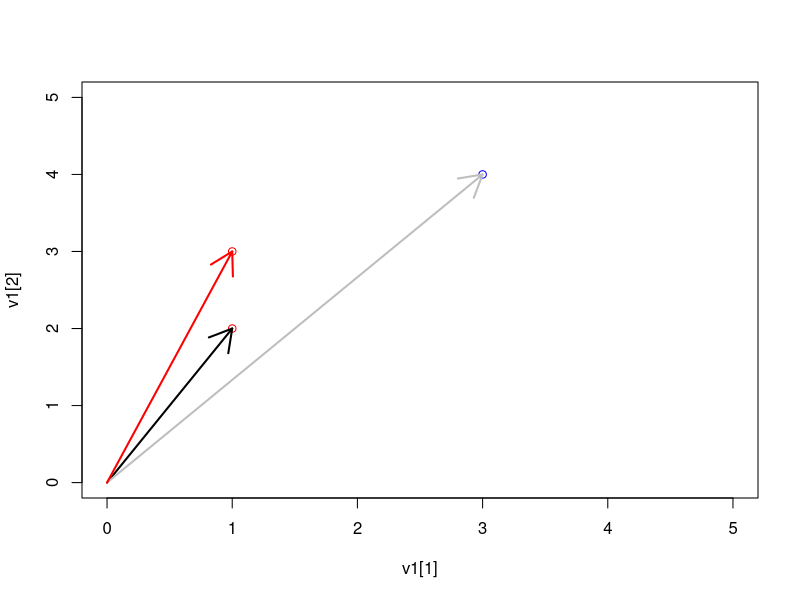

Generate this figure with R: (Note: this script raises an error after producing the figure.)
#seq() and rep() can create vectors
#v10=seq(#from=1,#to=10,#by=0.1)
#rep(#number,#times to repeat)
#Lab 1 Intro Scalar Vectors and Matrices
#1 Create a 3x4 Matrix A and fill it row wise with the numbers 1-12, what is
#a24
A=matrix(1:12,nrow = 3, ncol=4,byrow=TRUE)
A[2,4] #is 11
#rbind() can create matrix , rbind(v1,v2) v1 is row 1 and v2 row 2
#cbind() can also create matrix same as rbind but columns instead

#2 create two 1x2 vectors,v1 and v2 with numeric entries of your choice plot v1 and v2
#on the same coordinate plane.
v1=c(1,2)
v2=c(3,4)
plot(v1[1],v1[2],type='p',col='red', xlim=c(0,5),ylim=c(0,5))
arrows(x0=0,y0=0,x1=v1[1],y1=v1[2], lwd=2)
points(v2[1],v2[2],type='p',col='blue')
arrows(x0=0,y0=0,x1=v2[1],y1=v2[2], lwd=2,col='grey')

#Now add 3 to the second entry in v1 and re-plot. Describe
#the position of the new vector in 2-pace relative to v1
v1=c(1,3)
points(v1[1],v1[2],type='p',col='red')
arrows(x0=0,y0=0,x1=v1[1],y1=v1[2], lwd=2,col='red')

#create 1x3 vecotr,v3,with numeric entries of your choice. Plot v3 in -3space
v3=c(1,5,8)
#install.packages(('plot3D'))
#library(plot3D)
points3D(x=v3[1],y=v3[2],z=v3[3],col='red',xlim=c(0,5),ylim=c(0,5),zlim=c(0,10),phi=0)
arrows3D(x0=0,y0=0,z0=0,x1=v3[1],y1=v3[2],z1=v3[3],lwd=2,add=TRUE)

